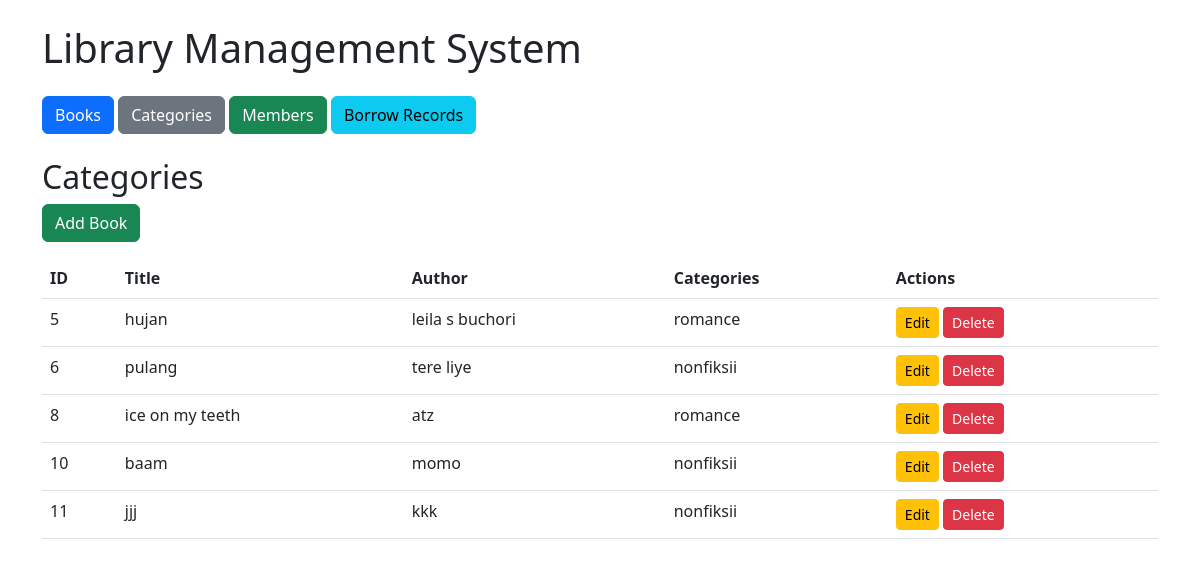
/books/, run on an earlier commit of the app's database.
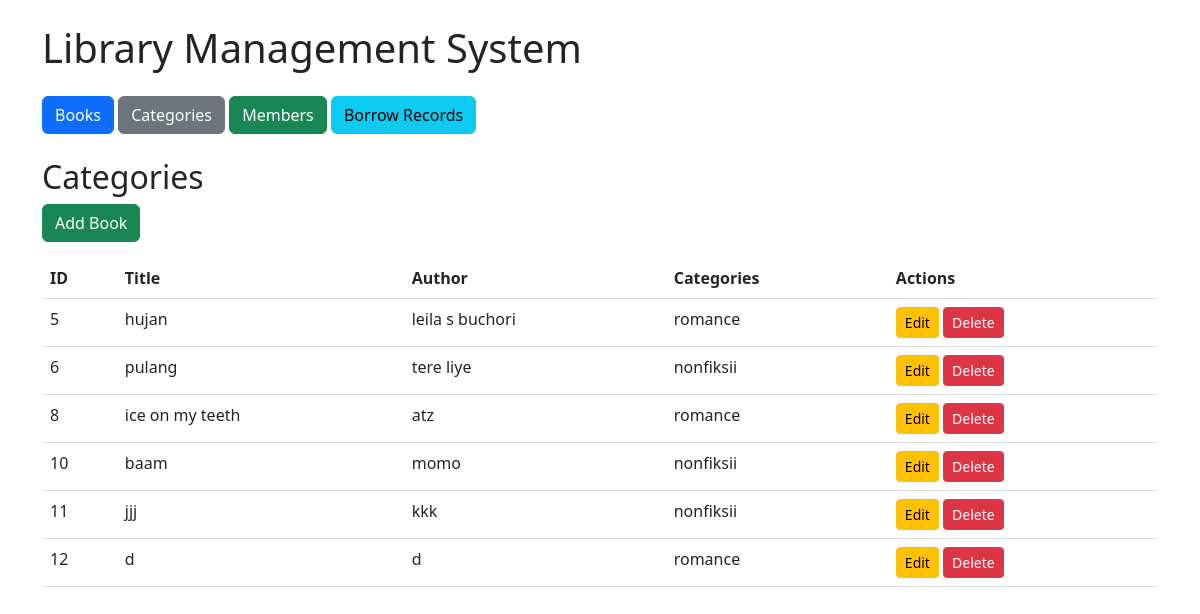
And on a later commit of the database.
### library/models.py (models this page shows, shortened)
class Book(models.Model):
    title = models.CharField(max_length=200)
    author = models.CharField(max_length=200)
    categories = models.ManyToManyField(Category)

class Category(models.Model):
    name = models.CharField(max_length=100)

### library/views.py (the view)
# urls.py: path('books/', views.books_list, name='books_list'),
def books_list(request):
    books = Book.objects.all()
    return render(request, 'library/books_list.html', {'books': books})

### library/templates/library/books_list.html
{% extends 'library/base.html' %}
{% block content %}
<h2>Categories</h2>
<a href="{% url 'books_create' %}" class="btn btn-success mb-3">Add Book</a>
<table class="table">
    <thead>
        <tr>
            <th>ID</th>
            <th>Title</th>
            <th>Author</th>
            <th>Categories</th>
            <th>Actions</th>
        </tr>
    </thead>
    <tbody>
        {% for book in books %}
        <tr>
            <td>{{ book.id }}</td>
            <td>{{ book.title }}</td>
            <td>{{ book.author }}</td>
            <td>
                {% for category in book.categories.all %}
                    {{ category.name }}{% if not forloop.last %}, {% endif %}
                {% endfor %}
            </td>
            <td>
                <a href="{% url 'books_edit' book.id %}" class="btn btn-warning btn-sm">Edit</a>
                <a href="{% url 'books_delete' book.id %}" class="btn btn-danger btn-sm">Delete</a>
            </td>
        </tr>
        {% endfor %}
    </tbody>
</table>
{% endblock %}

What changed in the data, as far as the page shows it:
added Book: id "12", title "d", author "d", Category (name "romance")
